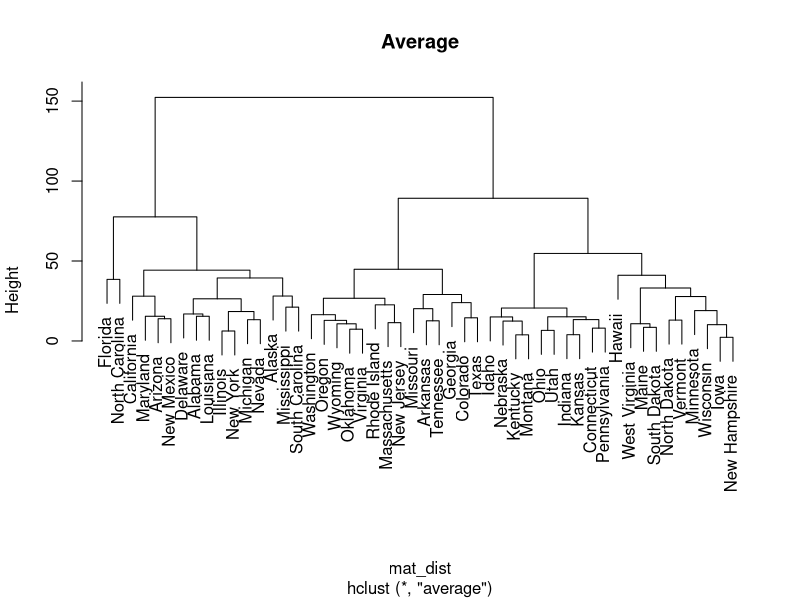
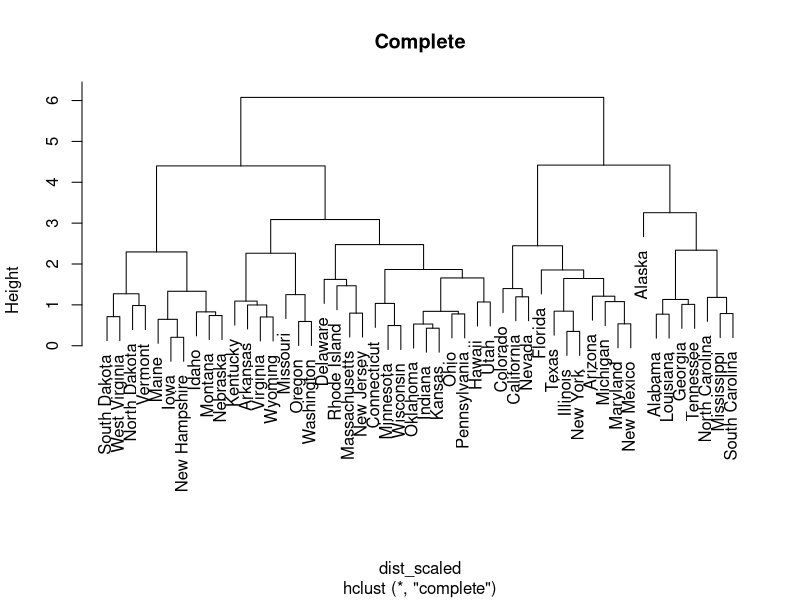
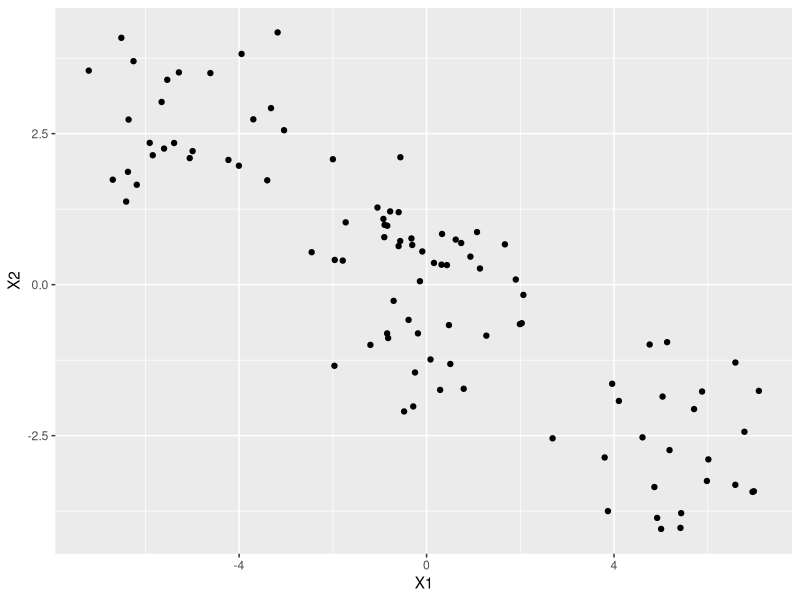
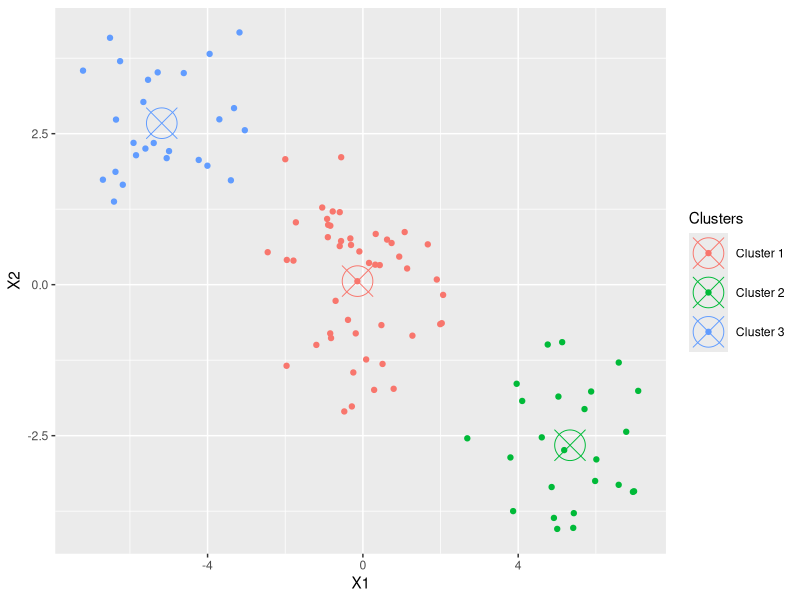
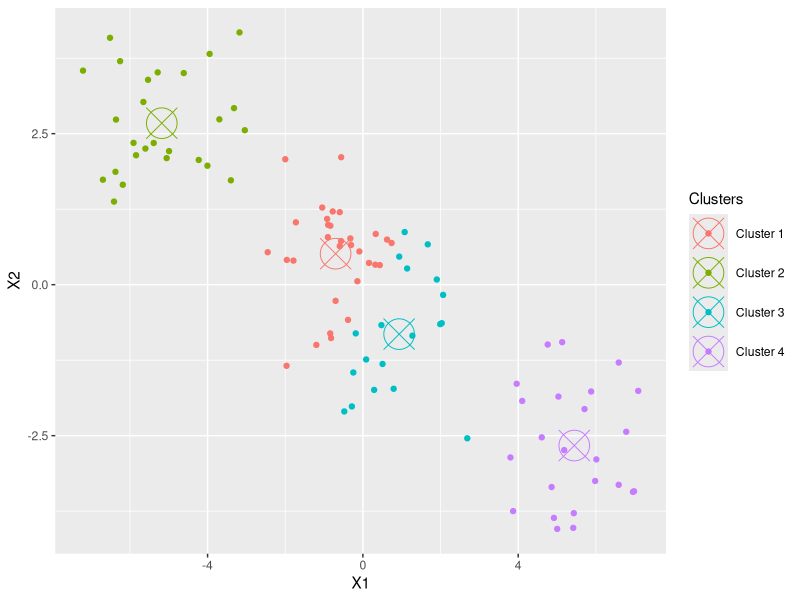

Reproduce these figures in R, in order. (Note: this script raises an error after producing the figures.)
## ---- chunk 1
# Attaching packages
library(caret)
library(pROC)
library(readr)
library(plyr)
library(dplyr)
library(jpeg)

## ---- chunk 2
#Load dataset
d.vote <- read_csv("data_votes.csv") 

#Check for NA values
d.vote = na.omit(d.vote)
## ---- chunk 3
set.seed(476)
trainIndex <- createDataPartition(d.vote$party_A, p = 0.8, times = 1, list = FALSE)
d.train <- d.vote[trainIndex,]
d.test  <- d.vote[-trainIndex,]


## ---- chunk 4
#GLM
glm.out <- glm(d.train, formula = party_A ~., family = "binomial")
d.test$pred_A <- predict.glm(glm.out, newdata = d.test, type = "response")



## ---- chunk 5
#Assigning Class Labels
d.test$pred_A <- ifelse(d.test$pred_A >= 0.5, 1, 0)
#d.test <- d.test %>%  mutate(pred_A = as.factor(pred_A))



## ---- chunk 6
#Forming the confusion matrix
x<- confusionMatrix(table(d.test$pred_A, d.test$party_A, dnn = c("Predicted", "Actual")))
x
cat("The Sensitivity is",x$byClass["Sensitivity"], "\n")
cat("The Specificity is",x$byClass["Specificity"], "\n")
cat( "The Positive Predictive Value is", x$byClass["Pos Pred Value"], "\n")
cat( "The Positive Predictive Value is", x$byClass["Neg Pred Value"], "\n")
cat("The Accuracy is",x$overall["Accuracy"], "\n")
cat("The False Positvive Rate is",1 - x$byClass["Specificity"], "\n")

## ---- chunk 7
# Changing class labels back to probabilities
d.test$pred_A <- predict.glm(glm.out, newdata = d.test, type = "response")
# Create a prediction object
pred <- roc(response = d.test$party_A, predictor = d.test$pred_A, direction = "<")
# Get AUC performance
auc_perf <- auc(pred) 
auc_perf
# Get 95% CI
ci_auc_perf <- ci.auc(pred) 
ci_auc_perf

## ---- chunk 8
#Set Seed.
set.seed(156)
# Training using GLM
# 3-fold CV
training_params <- trainControl(method="cv", number = 3)
m.train.glm <- train(as.factor(party_A) ~ ., data = d.train, method = "glm", trControl = training_params)
m.train.glm

#summary(m.train.glm)


yhat_glm <- predict(m.train.glm, newdata = d.test, type = "prob")
# Create a prediction object
glm.pred <- roc(predictor = yhat_glm[,2], response = d.test$party_A, direction = "<")
# Get performance
auc.perf <- auc(glm.pred) 
ci.auc.perf <- ci.auc(glm.pred)
auc.perf
ci.auc.perf



## ---- chunk 9
d.in <- data.frame(USArrests)
## ---- chunk 10
#Calculate dist matrix and pass into hclust with average linkage as the method
mat_dist = dist(d.in, method = "euclidean")
hc.avg <- hclust(d = mat_dist, method = "average")
plot(hc.avg, main = "Average")


## ---- chunk 11
#Calculate the scaled dist matrix and pass into hclust with comeplete linkage as the method
d.scaled <- scale(d.in)
dist_scaled <- dist(d.scaled)
hc.comp <- hclust(d = dist_scaled, method = "complete")

plot(hc.comp, main = "Complete")


## ---- chunk 12
#Visualizing data
d.inn <- read_csv("kmeans_data.csv")
ggplot(d.inn, aes(x = X1, y = X2)) + geom_point()


## ---- chunk 13
#kmeans with 3 clusters
km.3 <- kmeans(x = d.inn, centers = 3, nstart = 1)
#Plotting clusters along with each of their centroids
centroids <- data.frame(cluster = factor(seq(1:3)), X1 = km.3$centers[,'X1'], X2 = km.3$centers[,'X2'])

p <- ggplot(d.inn, aes(x = X1, y = X2, color = as.factor(km.3$cluster))) + geom_point() 
p <- p + scale_color_discrete(name = "Clusters", breaks = c(1, 2,3), labels = c("Cluster 1", "Cluster 2", "Cluster 3"))
p + geom_point(data = centroids, mapping = aes(x = X1, y = X2, color = cluster), size = 10,pch = 13)
  



## ---- chunk 14
# Insert code 
km.4 <- kmeans(x = d.inn, centers = 4, nstart = 1)
#Plotting clusters along with each of their centroids
centroids_4 <- data.frame(cluster = factor(seq(1:4)), X1 = km.4$centers[,'X1'], X2 = km.4$centers[,'X2'])

p4 <- ggplot(d.inn, aes(x = X1, y = X2, colour = as.factor(km.4$cluster))) + geom_point() 
p4 <- p4 + scale_color_discrete(name = "Clusters", breaks = c(1, 2,3, 4), labels = c("Cluster 1", "Cluster 2", "Cluster 3", "Cluster 4")) 
p4 + geom_point(data = centroids_4, mapping = aes(x = X1, y = X2, color = cluster), size = 10,pch = 13) 

## ---- chunk 15
d_BOSNY_DC <- min(429,233)
d_BOSNY_DC
d_BOSNY_CHI <- min(963,802)
d_BOSNY_CHI
## ---- chunk 16
knitr::include_graphics("Image 3-3-19 at 10.07 PM.jpeg")
## ---- chunk 17
knitr::include_graphics("Image 3-3-19 at 10.07 PM (1).jpeg")
